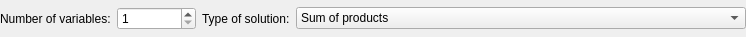
<?xml version="1.0" encoding="UTF-8"?>
<ui version="4.0">
 <class>ConfigForm</class>
 <widget class="QWidget" name="ConfigForm">
  <property name="geometry">
   <rect>
    <x>0</x>
    <y>0</y>
    <width>746</width>
    <height>36</height>
   </rect>
  </property>
  <property name="windowTitle">
   <string/>
  </property>
  <layout class="QGridLayout" name="gridLayout">
   <property name="leftMargin">
    <number>0</number>
   </property>
   <property name="topMargin">
    <number>7</number>
   </property>
   <property name="rightMargin">
    <number>0</number>
   </property>
   <property name="bottomMargin">
    <number>7</number>
   </property>
   <item row="0" column="0">
    <widget class="QLabel" name="lblNumberOfVariables">
     <property name="sizePolicy">
      <sizepolicy hsizetype="Fixed" vsizetype="Preferred">
       <horstretch>0</horstretch>
       <verstretch>0</verstretch>
      </sizepolicy>
     </property>
     <property name="text">
      <string>Number of variables:</string>
     </property>
    </widget>
   </item>
   <item row="0" column="1">
    <widget class="QSpinBox" name="spinBoxNumberOfVariables">
     <property name="sizePolicy">
      <sizepolicy hsizetype="Fixed" vsizetype="Fixed">
       <horstretch>0</horstretch>
       <verstretch>0</verstretch>
      </sizepolicy>
     </property>
     <property name="minimumSize">
      <size>
       <width>79</width>
       <height>0</height>
      </size>
     </property>
     <property name="minimum">
      <number>1</number>
     </property>
     <property name="maximum">
      <number>10</number>
     </property>
     <property name="value">
      <number>1</number>
     </property>
    </widget>
   </item>
   <item row="0" column="2">
    <widget class="QLabel" name="lblTypeOfSolution">
     <property name="sizePolicy">
      <sizepolicy hsizetype="Fixed" vsizetype="Preferred">
       <horstretch>0</horstretch>
       <verstretch>0</verstretch>
      </sizepolicy>
     </property>
     <property name="text">
      <string>Type of solution:</string>
     </property>
    </widget>
   </item>
   <item row="0" column="3">
    <widget class="QComboBox" name="cboTypeOfSolution">
     <property name="sizePolicy">
      <sizepolicy hsizetype="Expanding" vsizetype="Fixed">
       <horstretch>0</horstretch>
       <verstretch>0</verstretch>
      </sizepolicy>
     </property>
     <item>
      <property name="text">
       <string>Sum of products</string>
      </property>
     </item>
     <item>
      <property name="text">
       <string>Product of sums</string>
      </property>
     </item>
    </widget>
   </item>
  </layout>
 </widget>
 <resources/>
 <connections/>
</ui>
